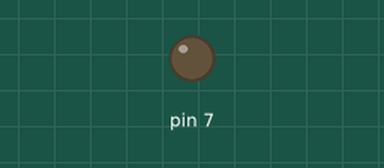
Bench run of a sketch on a simulated Arduino Uno, built with avr-gcc and run on an emulated ATmega328P. On the bench: output pins drawn as LEDs (lit = HIGH). Dashed ring = blinking. At 2.0 s the program stops and its outputs stay as they are.

Above: at 0.5 s.
At 1.85 s:
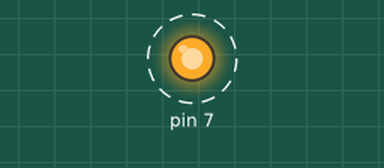
Timing chart, 0 to 3.0 s (numbered marks = the images above):
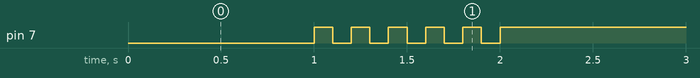

Measured:
- by itself, pin 7: alternates HIGH for 0.10 s and LOW for 0.10 s, 11 changes in all, then stays HIGH

The sketch:

05_example_02.ino
```cpp
void setup()
{
  Serial.begin(115200);
  while (!Serial) {
    ;
  }
  pinMode(7, OUTPUT);
}

void loop()
{
  int toggle = 0;
  digitalWrite(7, toggle);
  delay(1000);

  for (int i = 0; i< 10; i++) {
    toggle = toggle_state(toggle);
    digitalWrite(7, toggle);
    delay(100);
  }

  digitalWrite(7, 1);
  while (1) {}
}

int toggle_state(int toggle) {
    return 1 - toggle;
  }
```
